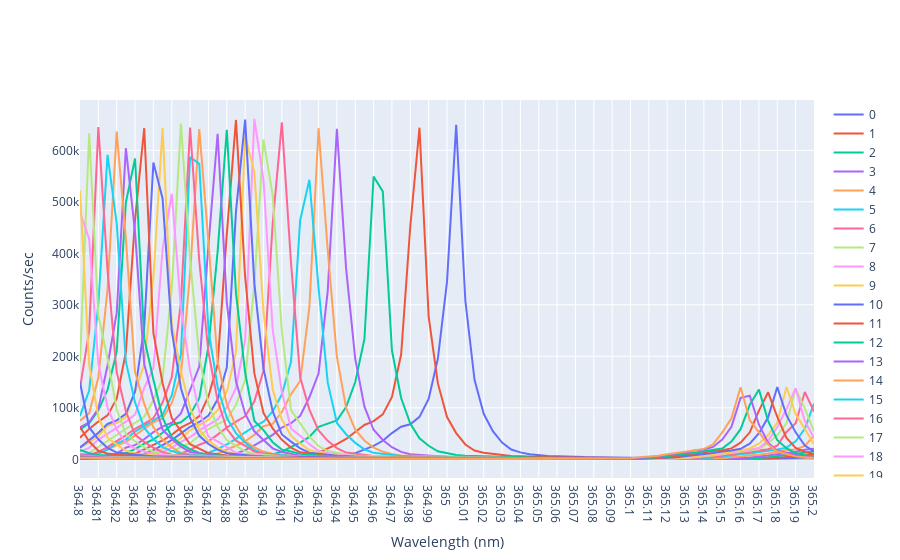

The notebook cell saved with this chart:
### Code cell
import numpy as np
import matplotlib.pyplot as plt
import pandas as pd
import plotly.express as px
import plotly.graph_objects as go

FileNames = [0]*45
for i in range(len(FileNames)):
    string = 'Default (%.0f)' %(i+185)
    FileNames[i] = [string]
    print(FileNames[i])

fig = go.Figure()

for j in range(len(FileNames)):

    df = pd.read_csv(FileNames[j][0])
    dataWheader = np.array(df)

    data = dataWheader[2::]
    Wavelength = [0]*len(data) 
    Count = [0]*len(data)
    MaxLoc = [0]*len(data)
    for i in range(len(data)):
        step_0 = str(data[i]).split('\\t')
        Wavelength[i] = float(step_0[0][2::])
        Count[i] = float(step_0[1][0:-2])
    
     # Add traces
    fig.add_trace(go.Scatter(x=Wavelength, y=Count,
                    mode='lines',
                    name='%.0f' %j))

#plt.legend()
#plt.xlim(364.85, 365.025)
#lgd = ax.legend(bbox_to_anchor=(1.1, 0.1))
#text = ax.text(-0.2,1.05, "Default25to35", transform=ax.transAxes) # CHANGE K_RANGE
#go.savefig('June18_recalibration2_cursor.png', bbox_extra_artists=(lgd, text), bbox_inches='tight')

fig['layout']['xaxis'].update(title='Wavelength (nm)', range=[364.8, 365.2], dtick=0.01, autorange=False)
fig['layout']['yaxis'].update(title='Counts/sec', autorange=True)
fig.show()
